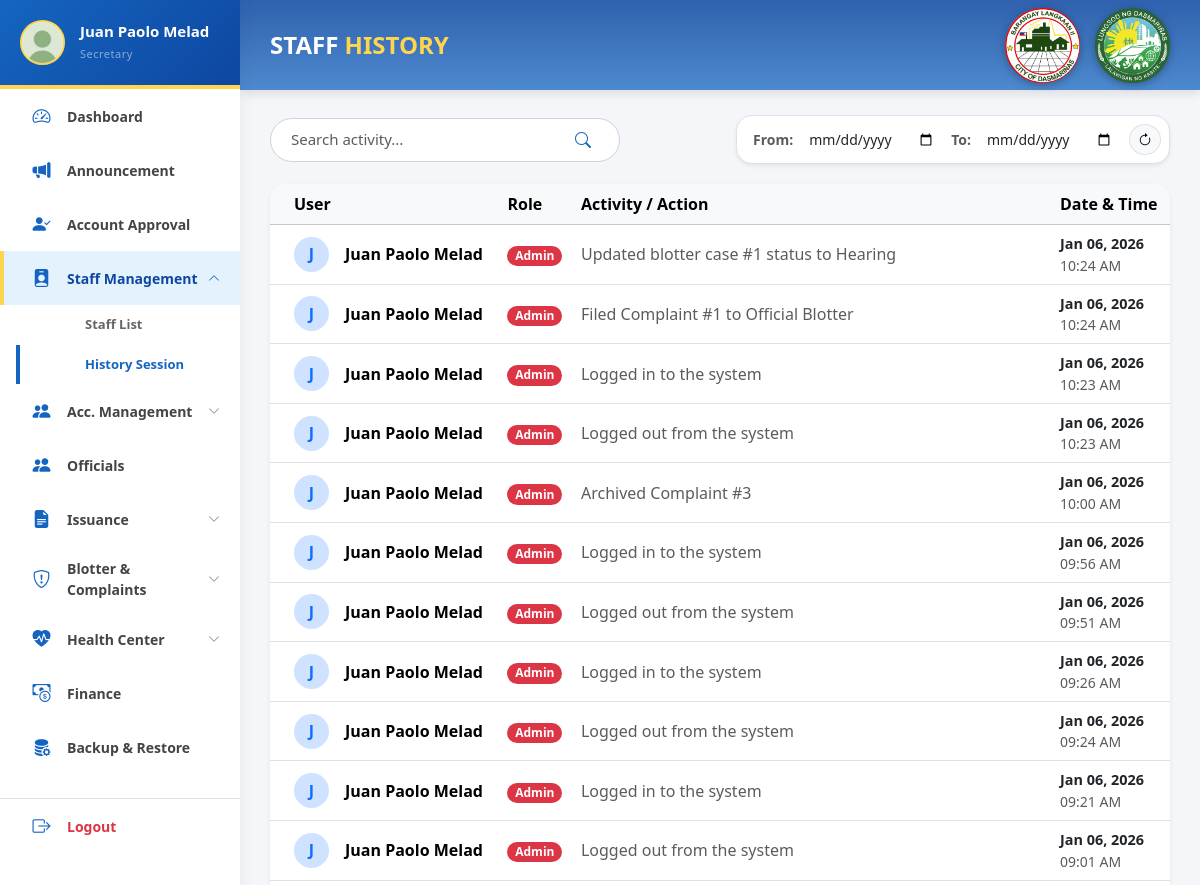
The app's page /pages/admin/staff_history.php (signed in, upper part), older data.
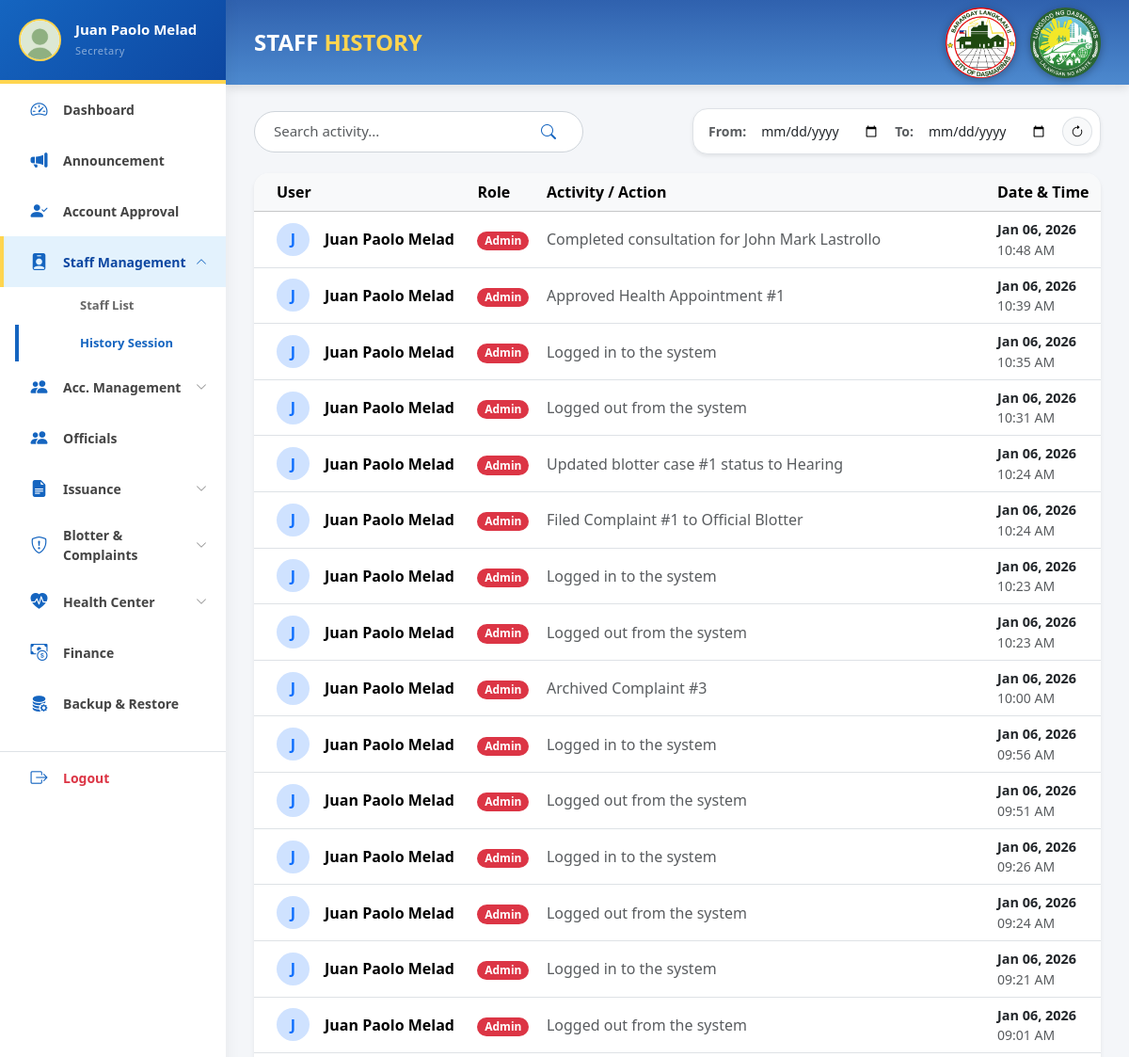
The same page, newer data.
### tables this page shows
CREATE TABLE `users` (
  `user_id` int(11) NOT NULL,
  `email` varchar(150) NOT NULL,
  `position` varchar(100) DEFAULT NULL,
  `password` varchar(255) NOT NULL,
  `first_name` varchar(100) NOT NULL,
  `last_name` varchar(100) NOT NULL,
  `role` enum('Admin','Staff','Resident') NOT NULL DEFAULT 'Resident',
  `status` enum('Active','Inactive','Pending','Rejected') NOT NULL DEFAULT 'Pending',
  `created_at` timestamp NOT NULL DEFAULT current_timestamp()
);

CREATE TABLE `history_logs` (
  `log_id` int(11) NOT NULL,
  `user_id` int(11) DEFAULT NULL,
  `action` varchar(255) NOT NULL,
  `timestamp` datetime DEFAULT current_timestamp()
);

### pages/admin/staff_history.php (the view, shortened to what the rows shown need)
<?php
require_once '../../backend/db_connect.php';
try {
    $stmt = $conn->prepare("
        SELECT h.*, u.first_name, u.last_name, u.role
        FROM history_logs h
        JOIN users u ON h.user_id = u.user_id
        WHERE u.role IN ('Admin', 'Staff')
        ORDER BY h.timestamp DESC
    ");
    $stmt->execute();
    $logs = $stmt->fetchAll(PDO::FETCH_ASSOC);
} catch (PDOException $e) {
    $logs = [];
}
?>
<!DOCTYPE html>
<html lang="en">
<head>
    <link href="../../css/bootstrap.min.css" rel="stylesheet">
    <link rel="stylesheet" href="https://cdn.jsdelivr.net/npm/bootstrap-icons@1.11.1/font/bootstrap-icons.css">
    <link rel="stylesheet" href="../../css/admin.css">
    <link rel="stylesheet" href="../../css/sidebar.css" />
</head>
<body>
    <?php include '../../includes/sidebar.php'; ?>
    <div id="main-content">
        <div class="header">
            <h1 class="header-title">STAFF <span class="green">HISTORY</span></h1>
        </div>
        <div class="content">
            <div class="card shadow-sm border-0 rounded-4 overflow-hidden">
                <div class="card-body p-0">
                    <div class="table-responsive">
                        <table class="table table-hover align-middle mb-0">
                            <thead class="table-light">
                                <tr>
                                    <th class="ps-4">User</th>
                                    <th>Role</th>
                                    <th>Activity / Action</th>
                                    <th>Date & Time</th>
                                </tr>
                            </thead>
                            <tbody id="logsTable">
                                <?php if(empty($logs)): ?>
                                    <tr class="no-logs"><td colspan="4" class="text-center py-4 text-muted">No activity logs found.</td></tr>
                                <?php else: ?>
                                    <?php foreach ($logs as $log): ?>
                                    <tr class="log-row" data-date="<?= date("Y-m-d", strtotime($log['timestamp'])) ?>">
                                        <td class="ps-4 fw-bold">
                                            <div class="d-flex align-items-center">
                                                <div class="bg-primary-subtle text-primary rounded-circle d-flex align-items-center justify-content-center fw-bold me-3" style="width: 35px; height: 35px;">
                                                    <?= strtoupper(substr($log['first_name'], 0, 1)) ?>
                                                </div>
                                                <?= htmlspecialchars($log['first_name'] . ' ' . $log['last_name']) ?>
                                            </div>
                                        </td>
                                        <td>
                                            <?php
                                                $badgeClass = ($log['role'] == 'Admin') ? 'text-bg-danger' : 'text-bg-info';
                                            ?>
                                            <span class="badge rounded-pill <?= $badgeClass ?>"><?= htmlspecialchars($log['role']) ?></span>
                                        </td>
                                        <td class="text-muted"><?= htmlspecialchars($log['action']) ?></td>
                                        <td>
                                            <div class="fw-bold text-dark" style="font-size: 0.9rem;">
                                                <?= date("M d, Y", strtotime($log['timestamp'])) ?>
                                            </div>
                                            <div class="small text-muted">
                                                <?= date("h:i A", strtotime($log['timestamp'])) ?>
                                            </div>
                                        </td>
                                    </tr>
                                    <?php endforeach; ?>
                                <?php endif; ?>
                            </tbody>
                        </table>
                    </div>
                </div>
            </div>
        </div>
    </div>
</body>
</html>

### includes/sidebar.php (shortened to what the rows shown need)
<?php
if (isset($_SESSION['user_id'])) {
    if (!isset($admin_user)) {
        require_once '../../backend/db_connect.php';
        $uid = $_SESSION['user_id'];
        $stmtSide = $conn->prepare("SELECT first_name, last_name, position FROM users WHERE user_id = :uid");
        $stmtSide->execute([':uid' => $uid]);
        $resSide = $stmtSide->fetch(PDO::FETCH_ASSOC);
    } else {
        $resSide = $admin_user;
    }
    $sideName = ($resSide) ? $resSide['first_name'] . " " . $resSide['last_name'] : "Admin";
    $sidePos  = ($resSide) ? $resSide['position'] : "Administrator";
} else {
    $sideName = "Admin User";
    $sidePos  = "System Admin";
    $sideImg  = "../../assets/img/profile.jpg";
}
?>
<nav id="sidebar">
    <div class="sidebar-header">
        <div class="profile-info">
            <h6 class="mb-0 fw-bold text-white"><?= htmlspecialchars($sideName) ?></h6>
            <span class="text-white-50 small"><?= htmlspecialchars($sidePos) ?></span>
        </div>
    </div>
</nav>

Row changes from the older to the newer data that the page shows:
added history_logs: user.first_name "J", user.last_name "Juan Paolo Melad", user.role "Admin", action "Completed consultation for John Mark Lastrollo", timestamp "Jan 06, 2026", timestamp "10:48 AM"
added history_logs: user.first_name "J", user.last_name "Juan Paolo Melad", user.role "Admin", action "Approved Health Appointment #1", timestamp "Jan 06, 2026", timestamp "10:39 AM"
added history_logs: user.first_name "J", user.last_name "Juan Paolo Melad", user.role "Admin", action "Logged in to the system", timestamp "Jan 06, 2026", timestamp "10:35 AM"
added history_logs: user.first_name "J", user.last_name "Juan Paolo Melad", user.role "Admin", action "Logged out from the system", timestamp "Jan 06, 2026", timestamp "10:31 AM"
